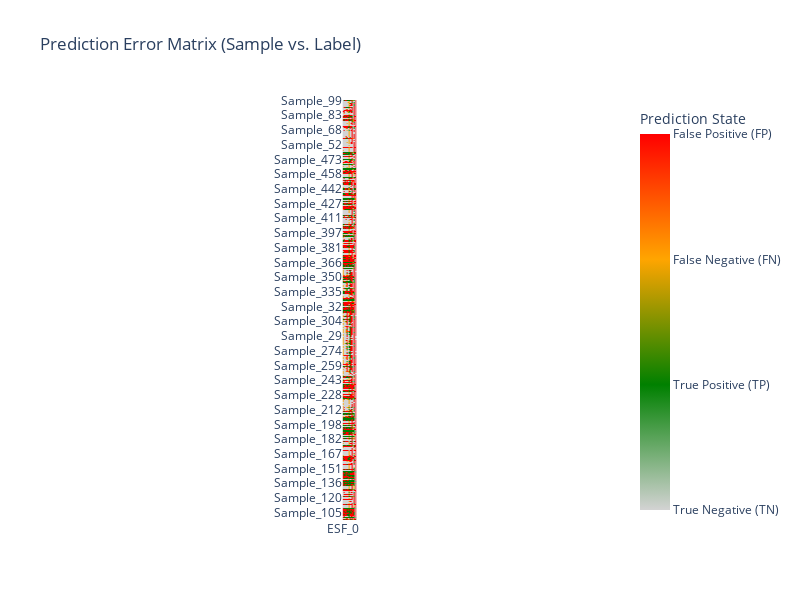
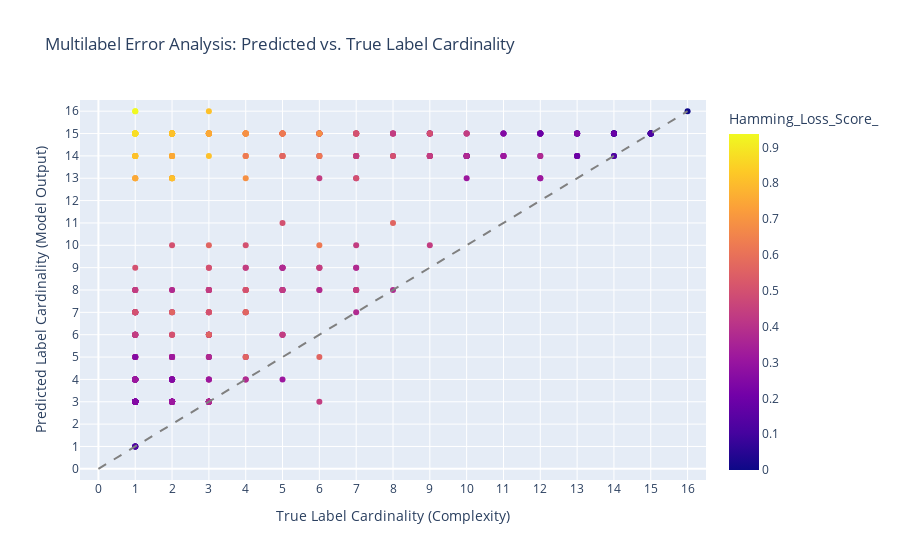

Source (notebook cell) for these figures, in order:
### Code cell
study_ccxgb_best_params = study_ccxgb.best_params

study_ccxgb_best_params_xgb = {
    'n_estimators': study_ccxgb_best_params['n_estimators'],
    'max_depth': study_ccxgb_best_params['max_depth'],
    'learning_rate': study_ccxgb_best_params['learning_rate'],
    'subsample': study_ccxgb_best_params['subsample'],
    'colsample_bytree' : study_ccxgb_best_params['colsample_bytree'],
    'scale_pos_weight': study_ccxgb_best_params['scale_pos_weight'],
    'base_score': 0.5,
    'random_state': 42,
    'verbosity': 0,
    'use_label_encoder': False,
    'eval_metric': 'logloss',
    'use_label_encoder': False
}

study_ccxgb_bbase_xgb = XGBClassifier(**study_ccxgb_best_params_xgb)
study_ccxgb_tuned = ClassifierChain(
    classifier = study_ccxgb_bbase_xgb,
    require_dense = [True, True],
    order=final_chain_order,
)

study_ccxgb_tuned.fit(X_train_transformed, y_train_transformed)

y_pred_training_cc = study_ccxgb_tuned.predict(X_train_transformed)

display_results(y_train_transformed, y_pred_training_cc.toarray())

display_error_heatmap(y_train_transformed, y_pred_training_cc.toarray())

display_label_cardinality_error(y_train_transformed, y_pred_training_cc.toarray())

### Figure 1 — Plotly figure (JSON) as saved in the notebook; plotly's stock layout.template omitted (floating-point values rounded to 4 significant figures; data arrays with more than 128 entries replaced by an {"elided": "..."} marker saying what was removed)
{"data": [{"coloraxis": "coloraxis", "hovertemplate": "x: %{x}<br>y: %{y}<br>color: %{z}<extra></extra>", "name": "0", "type": "heatmap", "x": ["ESF_0", "ESF_1", "ESF_2", "ESF_3", "ESF_4", "ESF_5", "ESF_6", "ESF_7", "ESF_8", "ESF_9", "ESF_10", "ESF_11", "ESF_12", "ESF_13", "ESF_14", "ESF_15"], "xaxis": "x", "y": {"elided": "485 str values"}, "yaxis": "y", "z": {"elided": "485x16 int values"}}], "layout": {"autosize": false, "coloraxis": {"colorbar": {"ticktext": ["True Negative (TN)", "True Positive (TP)", "False Negative (FN)", "False Positive (FP)"], "tickvals": [0, 1, 2, 3], "title": {"text": "Prediction State"}}, "colorscale": [[0, "lightgray"], [0.3333, "green"], [0.6667, "orange"], [1, "red"]]}, "height": 600, "title": {"text": "Prediction Error Matrix (Sample vs. Label)"}, "width": 800, "xaxis": {"anchor": "y", "constrain": "domain", "domain": [0, 1], "scaleanchor": "y"}, "yaxis": {"anchor": "x", "autorange": "reversed", "categoryorder": "category descending", "constrain": "domain", "domain": [0, 1]}}}

### Figure 2 — Plotly figure (JSON) as saved in the notebook; plotly's stock layout.template omitted (floating-point values rounded to 4 significant figures; data arrays with more than 128 entries replaced by an {"elided": "..."} marker saying what was removed)
{"data": [{"customdata": {"elided": "485x2 mixed values"}, "hovertemplate": "True_Cardinality=%{x}<br>Predicted_Cardinality=%{y}<br>Sample_ID=%{customdata[0]}<br>Total_Errors=%{customdata[1]}<br>Hamming_Loss_Score_=%{marker.color}<extra></extra>", "legendgroup": "", "marker": {"color": {"elided": "485 float values"}, "coloraxis": "coloraxis", "symbol": "circle"}, "mode": "markers", "name": "", "orientation": "v", "showlegend": false, "type": "scatter", "x": {"elided": "485 int values"}, "xaxis": "x", "y": {"elided": "485 float values"}, "yaxis": "y"}], "layout": {"coloraxis": {"colorbar": {"title": {"text": "Hamming_Loss_Score_"}}, "colorscale": [[0, "#0d0887"], [0.1111, "#46039f"], [0.2222, "#7201a8"], [0.3333, "#9c179e"], [0.4444, "#bd3786"], [0.5556, "#d8576b"], [0.6667, "#ed7953"], [0.7778, "#fb9f3a"], [0.8889, "#fdca26"], [1, "#f0f921"]]}, "legend": {"tracegroupgap": 0}, "shapes": [{"line": {"color": "gray", "dash": "dash"}, "type": "line", "x0": 0, "x1": 16, "y0": 0, "y1": 16}], "title": {"text": "Multilabel Error Analysis: Predicted vs. True Label Cardinality"}, "xaxis": {"anchor": "y", "domain": [0, 1], "range": [-0.5, 16.5], "tickvals": [0, 1, 2, 3, 4, 5, 6, 7, 8, 9, 10, 11, 12, 13, 14, 15, 16], "title": {"text": "True Label Cardinality (Complexity)"}}, "yaxis": {"anchor": "x", "domain": [0, 1], "range": [-0.5, 16.5], "tickvals": [0, 1, 2, 3, 4, 5, 6, 7, 8, 9, 10, 11, 12, 13, 14, 15, 16], "title": {"text": "Predicted Label Cardinality (Model Output)"}}}}
